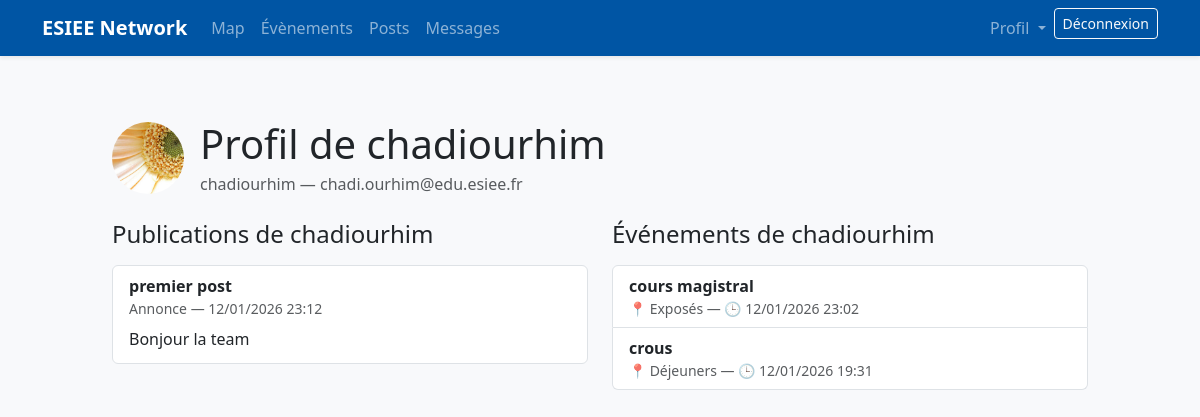
Page /profil/chadiourhim/ (signed in) on the committed database.
### users/models.py (models this page shows, shortened)
class User(AbstractUser):
    email = models.EmailField(unique=True)
    profile_image = models.ImageField(
        upload_to="profiles/",
        blank=True,
        null=True,
        verbose_name="Photo de profil",
    )

### posts/models.py (models this page shows, shortened)
class Post(models.Model):
    POST_TYPES = [
        ('help', ' Demande d’aide'),
        ('event', ' Événement'),
        ('announcement', ' Annonce'),
        ('lost', ' Objet perdu/trouvé'),
        ('other', ' Autre'),
    ]
    author = models.ForeignKey(User, on_delete=models.CASCADE)
    title = models.CharField(max_length=100)
    content = models.TextField()
    post_type = models.CharField(max_length=20, choices=POST_TYPES, default='other')
    image = models.ImageField(upload_to='posts/', blank=True, null=True)
    created_at = models.DateTimeField(auto_now_add=True)

### events/models.py (models this page shows, shortened)
class Event(models.Model):
    title = models.CharField(max_length=200)
    description = models.TextField(blank=True)
    location = models.CharField(
        "Lieu",
        max_length=50,
        choices=LOCATION_CHOICES,
    )
    start_at = models.DateTimeField()
    end_at = models.DateTimeField(null=True, blank=True)
    created_by = models.ForeignKey(
        settings.AUTH_USER_MODEL,
        on_delete=models.CASCADE,
        related_name="events_created",
    )
    created_at = models.DateTimeField(auto_now_add=True)
    updated_at = models.DateTimeField(auto_now=True)
    class Meta:
        ordering = ["start_at", "title"]

### users/views.py (the view)
# urls.py: path('profil/<str:username>/', views.user_profile, name='user_profile'),  # Profil public
@login_required
def user_profile(request, username):
    user_obj = get_object_or_404(User, username=username)
    posts = Post.objects.filter(author=user_obj).order_by('-created_at')
    events = Event.objects.filter(created_by=user_obj).order_by('-start_at')
    context = {
        "user_obj": user_obj,
        "posts": posts,
        "events": events,
        "is_self": (user_obj == request.user),
    }
    return render(request, "users/my_profile.html", context)

### templates/users/my_profile.html (shortened to what this page needs)
{% extends "base.html" %}
{% block content %}
<div class="container py-4" style="max-width: 1000px;">
  <div class="d-flex justify-content-between align-items-center mb-4">
    <div class="d-flex align-items-center gap-3">
      {% if user_obj.profile_image %}
        <img src="{{ user_obj.profile_image.url }}"
             alt="Photo de profil"
             class="rounded-circle"
             style="width:72px; height:72px; object-fit:cover;">
      {% else %}
        <div class="rounded-circle bg-secondary text-white d-flex align-items-center justify-content-center"
             style="width:72px; height:72px;">
          {{ user_obj.username|first|upper }}
        </div>
      {% endif %}
      <div>
        {% if is_self %}
          <h1 class="mb-1">Mon profil</h1>
        {% else %}
          <h1 class="mb-1">Profil de {{ user_obj.username }}</h1>
        {% endif %}
        <p class="text-muted mb-0">
          {{ user_obj.username }} — {{ user_obj.email }}
        </p>
      </div>
    </div>
  </div>
  <div class="row g-4">
    <div class="col-md-6">
      {% if is_self %}
        <h4 class="mb-3">Mes publications</h4>
      {% else %}
        <h4 class="mb-3">Publications de {{ user_obj.username }}</h4>
      {% endif %}
      {% if posts %}
        <div class="list-group">
          {% for post in posts %}
            <div class="list-group-item">
              <div class="fw-semibold">
                {{ post.title }}
              </div>
              <div class="small text-muted">
                {{ post.get_post_type_display }} — {{ post.created_at|date:"d/m/Y H:i" }}
              </div>
              <p class="mb-1 mt-2">
                {{ post.content|truncatechars:120 }}
              </p>
            </div>
          {% endfor %}
        </div>
      {% endif %}
    </div>
    <div class="col-md-6">
      {% if is_self %}
        <h4 class="mb-3">Mes événements</h4>
      {% else %}
        <h4 class="mb-3">Événements de {{ user_obj.username }}</h4>
      {% endif %}
      {% if events %}
        <div class="list-group">
          {% for event in events %}
            <a href="{% url 'events:detail' event.pk %}"
               class="list-group-item list-group-item-action">
              <div class="fw-semibold">
                {{ event.title }}
              </div>
              <div class="small text-muted">
                📍 {{ event.get_location_display }}
                — 🕒 {{ event.start_at|date:"d/m/Y H:i" }}
              </div>
            </a>
          {% endfor %}
        </div>
      {% endif %}
    </div>
  </div>
</div>
{% endblock %}

### static/style.css (style rules this page uses)
:root { --esiee-blue:#0055A4; --esiee-blue-dark:#003d7a; --esiee-light:#f8f9fb; --esiee-gray:#6c757d; }
body { background:var(--esiee-light); }
a { color:var(--esiee-blue); }

### templates/base.html (style rules this page uses)
body { padding-top: 72px; }

### rows in the picture
User: profile_image (picture), username "chadiourhim", email "chadi.ourhim@edu.esiee.fr"
Post: title "premier post", post_type "Annonce", created_at "12/01/2026 23:12", content "Bonjour la team"
Event: title "cours magistral", location "Exposés", start_at "12/01/2026 23:02"
Event: title "crous", location "Déjeuners", start_at "12/01/2026 19:31"
